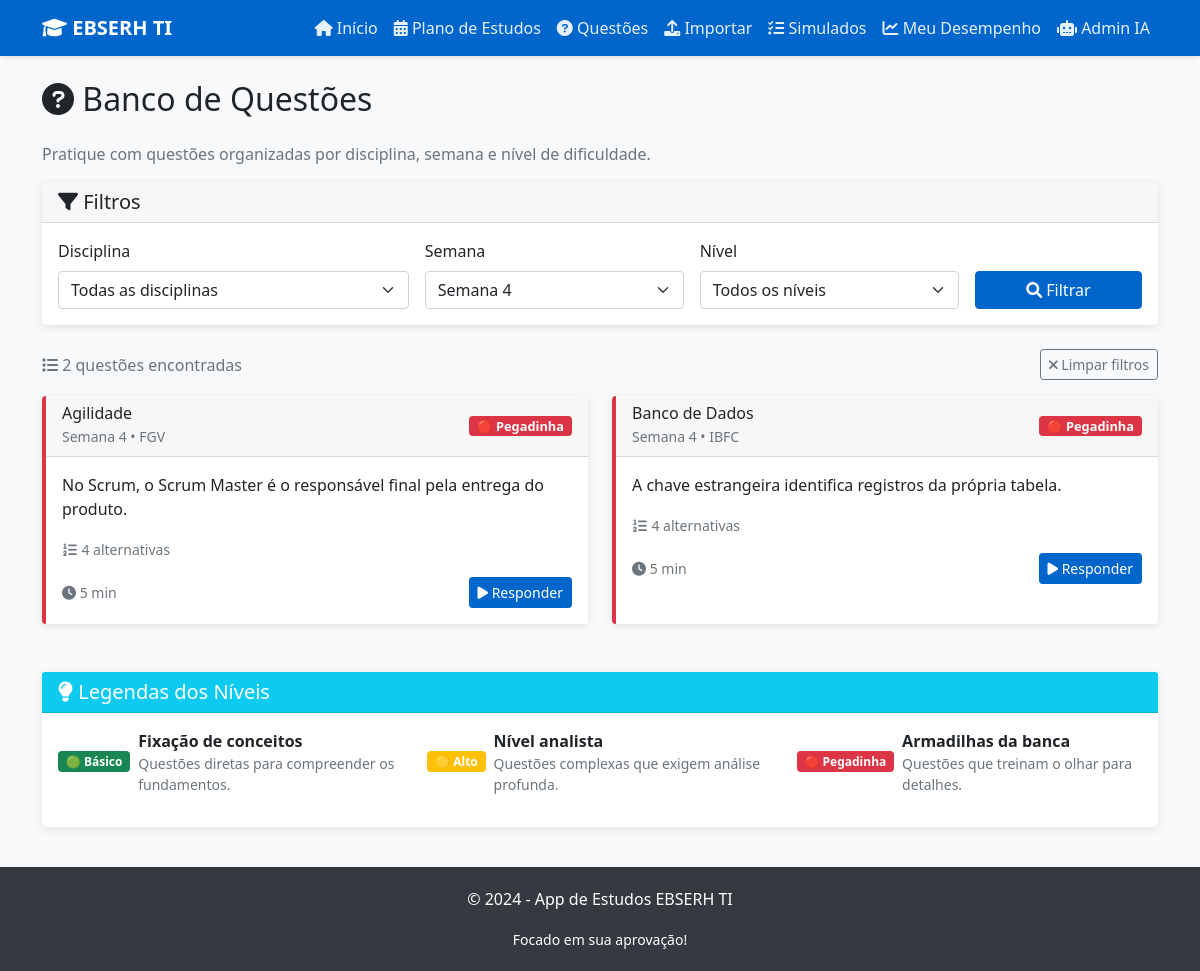
The page /questoes?semana=4 on the database its author committed.
### tables this page shows
CREATE TABLE questoes (
            id INTEGER PRIMARY KEY AUTOINCREMENT,
            disciplina TEXT NOT NULL,
            semana INTEGER NOT NULL,
            nivel TEXT NOT NULL CHECK (nivel IN ('Básico', 'Alto', 'Pegadinha')),
            banca TEXT NOT NULL,
            enunciado TEXT NOT NULL,
            alternativas TEXT NOT NULL,
            resposta_correta TEXT NOT NULL,
            comentario TEXT NOT NULL
        , tags TEXT, dificuldade_num INTEGER);

### app.py (the view)
@app.route('/questoes')
def questoes():
    disciplina = request.args.get('disciplina', '')
    semana = request.args.get('semana', '')
    nivel = request.args.get('nivel', '')
    conn = get_db_connection()
    query = 'SELECT DISTINCT disciplina FROM questoes ORDER BY disciplina'
    disciplinas = conn.execute(query).fetchall()
    query = 'SELECT DISTINCT semana FROM questoes ORDER BY semana'
    semanas = conn.execute(query).fetchall()
    query = 'SELECT * FROM questoes WHERE 1=1'
    params = []
    if disciplina:
        query += ' AND disciplina = ?'
        params.append(disciplina)
    if semana:
        query += ' AND semana = ?'
        params.append(semana)
    if nivel:
        query += ' AND nivel = ?'
        params.append(nivel)
    query += ' ORDER BY disciplina, semana, nivel'
    questoes = conn.execute(query, params).fetchall()
    conn.close()
    return render_template('questoes.html',
                         questoes=questoes,
                         disciplinas=disciplinas,
                         semanas=semanas,
                         filtros={'disciplina': disciplina, 'semana': semana, 'nivel': nivel})

### app.py (called while the page is built)
def get_db_connection():
    conn = sqlite3.connect(DB_NAME)
    conn.row_factory = sqlite3.Row
    return conn

### templates/questoes.html (shortened to what this page needs)
{% extends "base.html" %}
{% block content %}
<div class="row">
    <div class="col-12">
        <h2 class="mb-4">
            <i class="fas fa-question-circle"></i> Banco de Questões
        </h2>
        <p class="text-muted">Pratique com questões organizadas por disciplina, semana e nível de dificuldade.</p>
    </div>
</div>
<div class="row mb-4">
    <div class="col-12">
        <div class="card">
            <div class="card-header">
                <h5 class="mb-0"><i class="fas fa-filter"></i> Filtros</h5>
            </div>
            <div class="card-body">
                <form method="GET" action="{{ url_for('questoes') }}">
                    <div class="row g-3">
                        <div class="col-md-4">
                            <label for="disciplina" class="form-label">Disciplina</label>
                            <select class="form-select" id="disciplina" name="disciplina">
                                <option value="">Todas as disciplinas</option>
                            </select>
                        </div>
                        <div class="col-md-3">
                            <label for="semana" class="form-label">Semana</label>
                            <select class="form-select" id="semana" name="semana">
                                {% for s in semanas %}
                                <option value="{{ s.semana }}" {% if filtros.semana == s.semana|string %}selected{% endif %}>
                                    Semana {{ s.semana }}
                                </option>
                                {% endfor %}
                            </select>
                        </div>
                        <div class="col-md-3">
                            <label for="nivel" class="form-label">Nível</label>
                            <select class="form-select" id="nivel" name="nivel">
                                <option value="">Todos os níveis</option>
                            </select>
                        </div>
                        <div class="col-md-2 d-flex align-items-end">
                            <button type="submit" class="btn btn-primary w-100">
                                <i class="fas fa-search"></i> Filtrar
                            </button>
                        </div>
                    </div>
                </form>
            </div>
        </div>
    </div>
</div>
<div class="row mb-3">
    <div class="col-12">
        <div class="d-flex justify-content-between align-items-center">
            <span class="text-muted">
                <i class="fas fa-list"></i>
                {{ questoes|length }} questões encontradas
            </span>
            {% if filtros.disciplina or filtros.semana or filtros.nivel %}
            <a href="{{ url_for('questoes') }}" class="btn btn-outline-secondary btn-sm">
                <i class="fas fa-times"></i> Limpar filtros
            </a>
            {% endif %}
        </div>
    </div>
</div>
<div class="row g-4">
    {% for questao in questoes %}
    <div class="col-lg-6">
        <div class="card h-100 nivel-{{ questao.nivel.lower().replace('á', 'a').replace('ç', 'c').replace('ê', 'e') }}">
            <div class="card-header d-flex justify-content-between align-items-center">
                <div>
                    <h6 class="mb-0">{{ questao.disciplina }}</h6>
                    <small class="text-muted">Semana {{ questao.semana }} • {{ questao.banca }}</small>
                </div>
                <span class="badge badge-nivel
                    {% if questao.nivel == 'Básico' %}bg-success
                    {% elif questao.nivel == 'Alto' %}bg-warning
                    {% else %}bg-danger{% endif %}">
                    {% if questao.nivel == 'Básico' %}🟢
                    {% elif questao.nivel == 'Alto' %}🟡
                    {% else %}🔴{% endif %}
                    {{ questao.nivel }}
                </span>
            </div>
            <div class="card-body">
                <p class="card-text">{{ questao.enunciado[:150] }}{% if questao.enunciado|length > 150 %}...{% endif %}</p>
                <div class="mb-3">
                    <small class="text-muted">
                        <i class="fas fa-list-ol"></i> 4 alternativas
                    </small>
                </div>
                <div class="d-flex justify-content-between align-items-center">
                    <small class="text-muted">
                        <i class="fas fa-clock"></i>
                        {% if questao.nivel == 'Básico' %}2 min
                        {% elif questao.nivel == 'Alto' %}4 min
                        {% else %}5 min{% endif %}
                    </small>
                    <a href="{{ url_for('questao_detalhe', questao_id=questao.id) }}" class="btn btn-primary btn-sm">
                        <i class="fas fa-play"></i> Responder
                    </a>
                </div>
            </div>
        </div>
    </div>
    {% endfor %}
</div>
<div class="row mt-5">
    <div class="col-12">
        <div class="card">
            <div class="card-header bg-info text-white">
                <h5 class="mb-0"><i class="fas fa-lightbulb"></i> Legendas dos Níveis</h5>
            </div>
            <div class="card-body">
                <div class="row">
                    <div class="col-md-4">
                        <div class="d-flex align-items-center mb-3">
                            <span class="badge bg-success me-2">🟢 Básico</span>
                            <div>
                                <strong>Fixação de conceitos</strong>
                                <p class="small text-muted mb-0">Questões diretas para compreender os fundamentos.</p>
                            </div>
                        </div>
                    </div>
                    <div class="col-md-4">
                        <div class="d-flex align-items-center mb-3">
                            <span class="badge bg-warning me-2">🟡 Alto</span>
                            <div>
                                <strong>Nível analista</strong>
                                <p class="small text-muted mb-0">Questões complexas que exigem análise profunda.</p>
                            </div>
                        </div>
                    </div>
                    <div class="col-md-4">
                        <div class="d-flex align-items-center mb-3">
                            <span class="badge bg-danger me-2">🔴 Pegadinha</span>
                            <div>
                                <strong>Armadilhas da banca</strong>
                                <p class="small text-muted mb-0">Questões que treinam o olhar para detalhes.</p>
                            </div>
                        </div>
                    </div>
                </div>
            </div>
        </div>
    </div>
</div>
{% endblock %}

### templates/base.html (style rules this page uses)
:root { --primary-color: #0066cc; --secondary-color: #004499; --success-color: #28a745; --warning-color: #ffc107; --danger-color: #dc3545; --light-bg: #f8f9fa; }
body { background-color: var(--light-bg); font-family: 'Segoe UI', Tahoma, Geneva, Verdana, sans-serif; }
.btn-primary { background-color: var(--primary-color); border-color: var(--primary-color); }
.card { border: none; box-shadow: 0 2px 8px rgba(0,0,0,0.1); transition: transform 0.3s, box-shadow 0.3s; }
.nivel-pegadinha { border-left: 4px solid var(--danger-color); }
.badge-nivel { font-size: 0.8em; padding: 4px 8px; }

### rows shown on the page
questoes: disciplina "Agilidade", semana "4", banca "FGV", nivel "Pegadinha", enunciado "No Scrum, o Scrum Master é o responsável final pela entrega do produto.", shows "5 min"
questoes: disciplina "Banco de Dados", semana "4", banca "IBFC", nivel "Pegadinha", enunciado "A chave estrangeira identifica registros da própria tabela.", shows "5 min"

### other values the page prints
{{ questoes|length }} "2"
